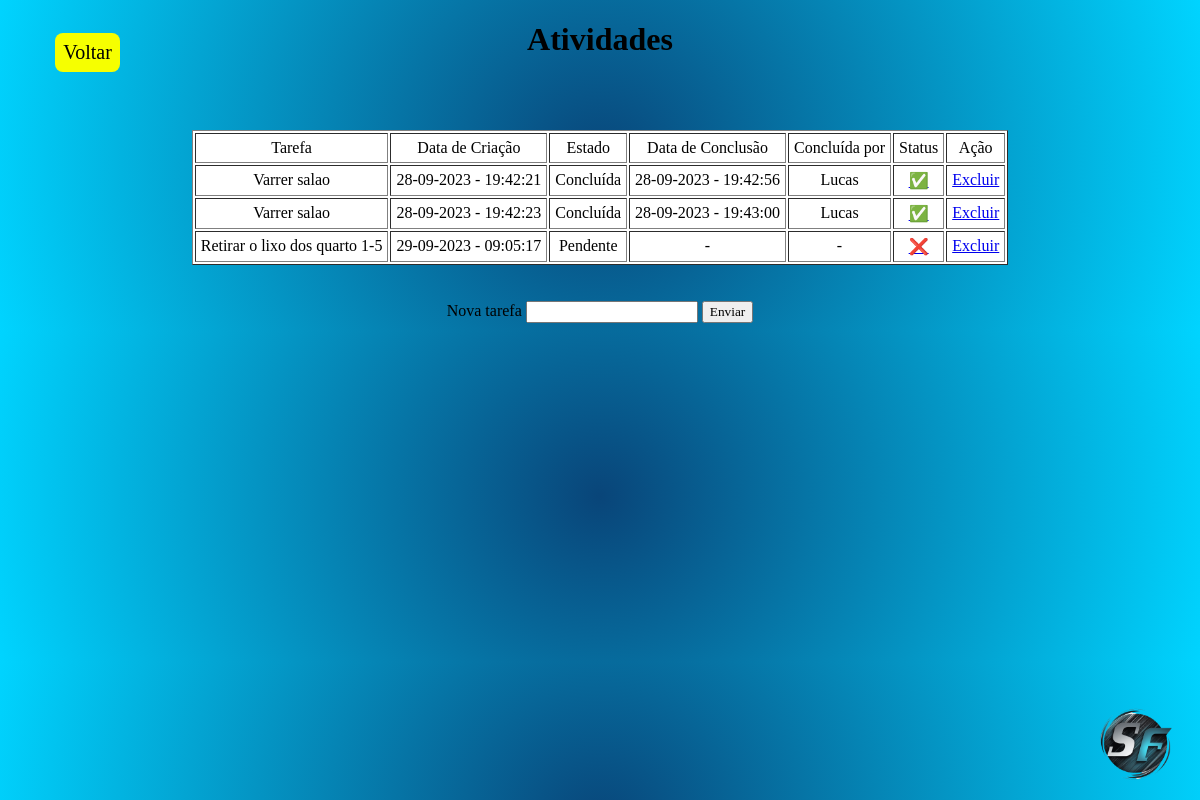
The page /tarefas (signed in) on the database as committed earlier.
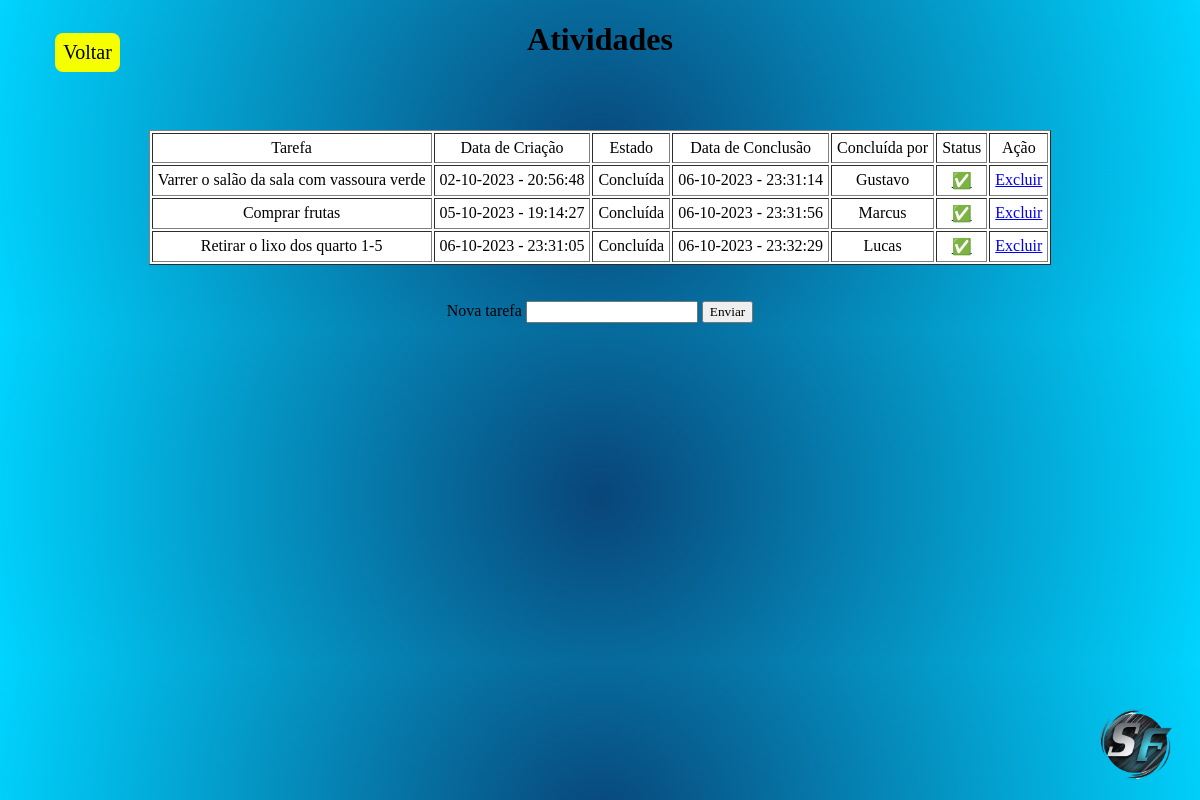
The same page on the database as committed later.
### hms_softforge/models.py (models this page shows)
class Tarefa(database.Model):
    id = database.Column(database.Integer, primary_key=True)
    tarefa = database.Column(database.String, nullable=False)
    data = database.Column(database.DateTime, nullable=False, default=lambda: datetime.now())
    estado = database.Column(database.Boolean, nullable=False, default=False)
    concluido_por = database.Column(database.String, nullable=True)
    realizada_em = database.Column(database.DateTime, nullable=True)

### hms_softforge/routes.py (the view)
@app.route("/tarefas", methods=["GET", "POST"])
@login_required
def tarefas():
    tarefa = Tarefa.query.order_by(Tarefa.id).all()
    if current_user.cargo != "funcionario":
        form = FormNovaTarefa()
        if form.is_submitted():
            nova_tarefa = Tarefa(tarefa=form.tarefa.data)
            database.session.add(nova_tarefa)
            database.session.commit()
            return redirect(url_for('tarefas'))
        return render_template("tarefas.html", form=form, tarefa=tarefa)
    else:
        return render_template("tarefas.html", form=None, tarefa=tarefa)

### hms_softforge/forms.py
class FormNovaTarefa(FlaskForm):
    tarefa = StringField("Nova tarefa", validators=[DataRequired()])
    botao_confirmacao = SubmitField("Enviar")

### hms_softforge/models.py (called while the page is built)
@login_manager.user_loader
def load_usuario(id_usuario):
    return Usuario.query.get(int(id_usuario))

### hms_softforge/templates/tarefas.html (shortened to what this page needs)
<!DOCTYPE html>
<html lang="pt-br">
<head>
    <link rel="stylesheet" href="../static/css/styleTarefas.css" />
</head>
<body>
    <img src="../static/imagens/soft_forge_logo.png"
                alt="Home"
                width="80"
                height="80"
                class="img-logo"
            />
    <div class="main-container">
        <a class="btn-back" href="telaHome">Voltar</a>
        <div class="content-container">
            <div class="title-box">
                <h1>Atividades</h1>
            </div>
            <div class="content-box">
                <table border="1" class="table">
                    <tr>
                        <td>Tarefa</td>
                        <td>Data de Criação</td>
                        <td>Estado</td>
                        <td>Data de Conclusão</td>
                        <td>Concluída por</td>
                        <td>Status</td>
                        <td>Ação</td>
                    </tr>
                    {% for atividade in tarefa %}
                    <tr>
                        <td>{{atividade.tarefa}}</td>
                        <td>{{atividade.data.strftime('%d-%m-%Y - %H:%M:%S')}}</td>
                        <td>{{'Concluída' if atividade.estado else 'Pendente'}}</td>
                        <td>{{atividade.realizada_em.strftime("%d-%m-%Y - %H:%M:%S") if atividade.realizada_em else '-'}}</td>
                        <td>{{atividade.concluido_por if atividade.realizada_em else '-'}}</td>
                        <td>
                            {% if atividade.estado %}
                                <a href="{{ url_for('mudar_estado', tarefa_id=atividade.id, novo_estado=0) }}">✅</a>
                            {% else %}
                                <a href="{{ url_for('mudar_estado', tarefa_id=atividade.id, novo_estado=1) }}">❌</a>
                            {% endif %}
                        </td>
                        <td>
                            <a href="{{ url_for('excluir_tarefa', tarefa_id=atividade.id) }}">Excluir</a>
                        </td>
                    </tr>
                    {% endfor %}
                </table>
                <br><br>
                {% if form %}
                    <form method="POST">
                    {{form.tarefa.label()}}
                    {{form.tarefa()}}
                    {{form.botao_confirmacao()}}
                    </form>
                {% endif %}
            </div>
        </div>
    </div>
</body>
</html>

### hms_softforge/static/css/styleTarefas.css (style rules this page uses)
* { font-family: 'Times New Roman', Times, serif; }
body { box-sizing: border-box; background: radial-gradient(circle, rgba(9,92,92,1) 0%, rgba(9,69,121,1) 0%, rgba(0,212,255,1) 100%); }
.main-container { position: relative; text-align: center; }
.btn-back { position: absolute; text-decoration: none; font-size: 20px; display: block; background-color: rgb(246, 255, 0); border-radius: 8px; padding: 8px; left: 4%; top: 4%; color: black; }
.content-box { text-align: center; display: inline-block; margin-top: 50px; }
.table { background-color: white; }
.table td { padding:5px; }
.img-logo { position: absolute; bottom: 2%; right: 2%; }

Rows that differ between the two databases and show on the page:
changed Tarefa: tarefa "Varrer salao" → "Varrer o salão da sala com vassoura verde"; data "28-09-2023 - 19:42:21" → "02-10-2023 - 20:56:48"; realizada_em "28-09-2023 - 19:42:56" → "06-10-2023 - 23:31:14"; realizada_em+concluido_por "Lucas" → "Gustavo"
changed Tarefa: tarefa "Varrer salao" → "Comprar frutas"; data "28-09-2023 - 19:42:23" → "05-10-2023 - 19:14:27"; realizada_em "28-09-2023 - 19:43:00" → "06-10-2023 - 23:31:56"; realizada_em+concluido_por "Lucas" → "Marcus"
changed Tarefa "Retirar o lixo dos quarto 1-5": data "29-09-2023 - 09:05:17" → "06-10-2023 - 23:31:05"; estado "Pendente" → "Concluída"; realizada_em "-" → "06-10-2023 - 23:32:29"; realizada_em+concluido_por "-" → "Lucas"; estado "❌" → "✅"
